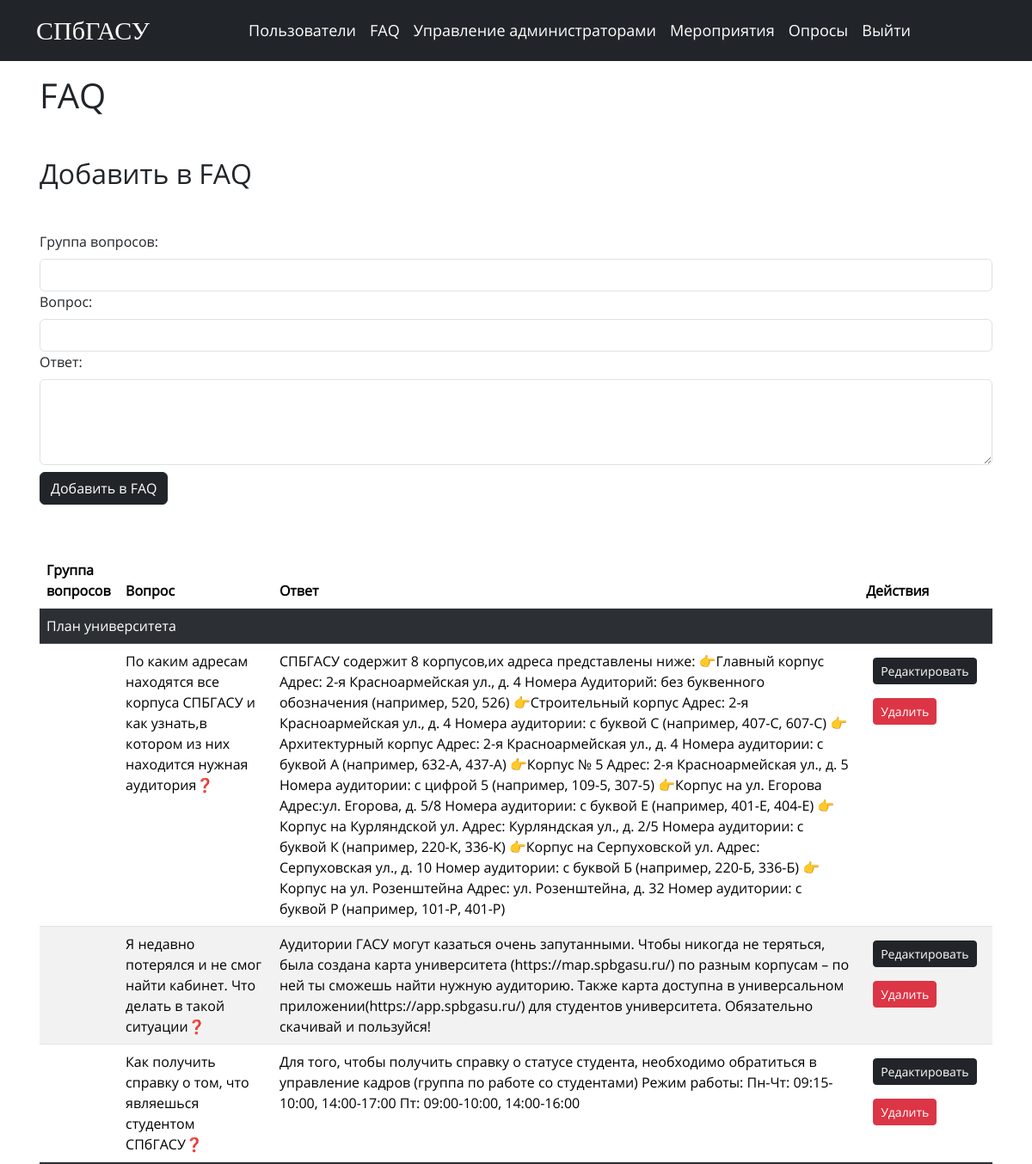
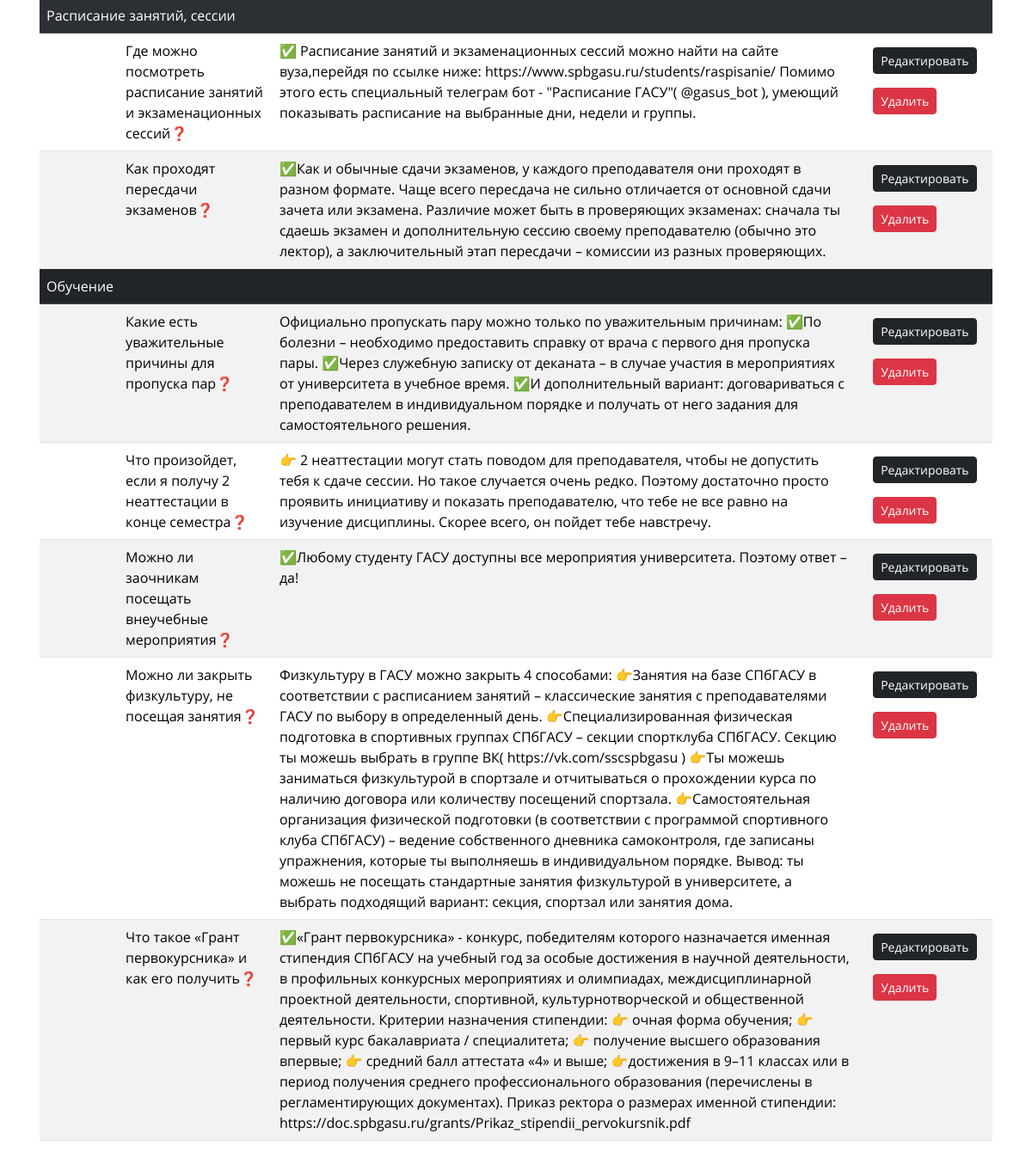
The page /faq on the database as committed earlier (2 pictures, top to bottom).
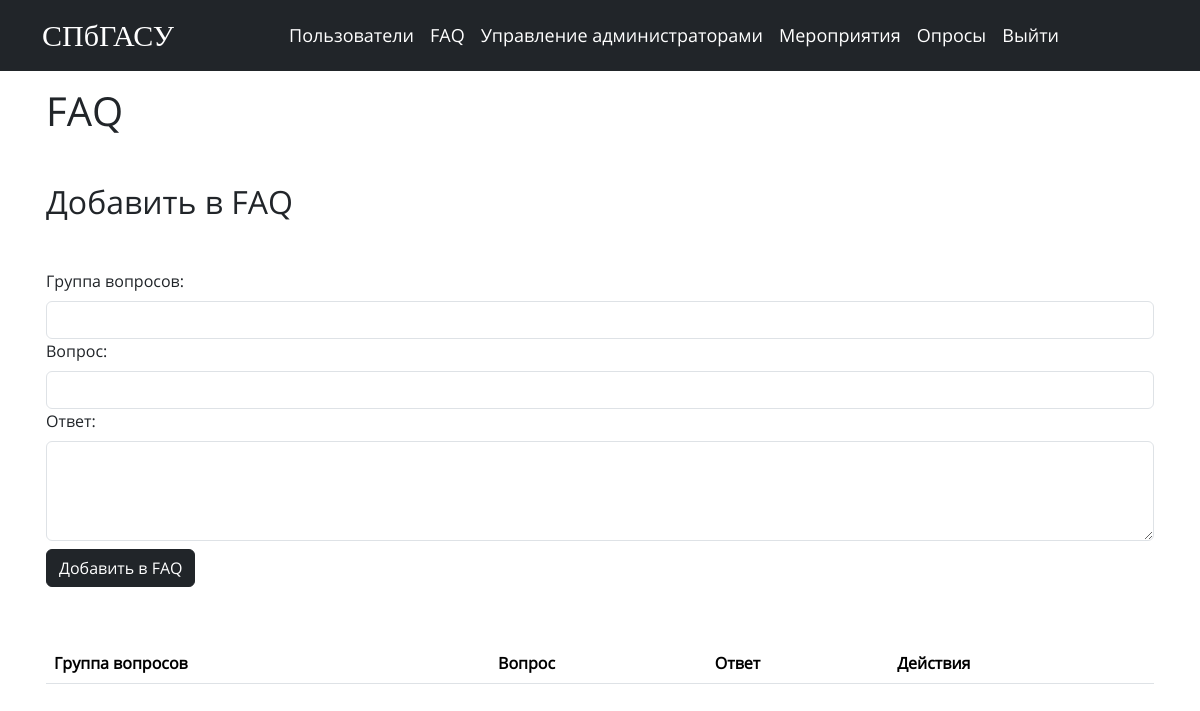
The same page on the database as committed later.
### tables this page shows
CREATE TABLE faq
                 (id INTEGER PRIMARY KEY, question_group TEXT, question TEXT, answer TEXT);

### web/index.py (the view)
@app.route('/faq', methods=['GET', 'POST'])
@auth.login_required
def faq():
    if request.method == 'POST':
        question_group = request.form['question_group']
        question = request.form['question']
        answer = request.form['answer']
        add_faq(question_group, question, answer)
        return redirect(url_for('faq'))
    faq_list = get_faq()
    full_list = get_faq(id=-1)
    print(full_list)
    l = dict()
    for i in full_list:
        l[i[2]]=i[0]
    return render_template('faq.html', faq=faq_list, flist=l)

### web/templates/faq.html (shortened to what this page needs)
<!DOCTYPE html>
<html>
<head>
    <link href="https://cdn.jsdelivr.net/npm/bootstrap@5.3.3/dist/css/bootstrap.min.css" rel="stylesheet"
>
    <link rel="stylesheet" href="{{ url_for('static', filename='styles.css') }}">
</head>
<body>
    {% include 'header.html' %}
    <div class="p-3 container">
        <h1>FAQ</h1>
        <h2 class="my-5">Добавить в FAQ</h2>
        <form method="POST" onsubmit="return validateForm()" >
            <div class="form-group">
                <label class="form-label" for="question_group">Группа вопросов:</label>
                <input class="form-control" type="text" id="question_group" name="question_group" required>
            </div>
            <div class="form-group">
                <label class="form-label" for="question">Вопрос:</label>
                <input class="form-control" type="text" id="question" name="question" required>
            </div>
            <div class="form-group">
                <label class="form-label" for="answer">Ответ:</label>
                <textarea style="height:100px;" class="form-control" id="answer" name="answer" required></textarea>
            </div>
            <button class="btn btn-dark my-2" type="submit">Добавить в FAQ</button>
        </form>
        <div class="table-responsive-md my-5">
            <table class="table table-striped table-hover">
                <thead>
                    <tr>
                        <th>Группа вопросов</th>
                        <th>Вопрос</th>
                        <th>Ответ</th>
                        <th>Действия</th>
                    </tr>
                </thead>
                <tbody>
                    {% for group, questions in faq.items() %}
                    <tr class="table-dark">
                        <td colspan="4">{{ group }}</td>
                    </tr>
                    {% for question, answer in questions.items() %}
                    <tr>
                        <td></td>
                        <td>{{ question }}</td>
                        <td>{{ answer }}</td>
                        <td>
                            <a href="{{ url_for('editfaq', id=flist[question], question_group=group, question=question, answer=answer) }}" class="btn btn-dark btn-sm m-2">Редактировать</a>
                            <a href="{{ url_for('deletefaq',  question_group=group, question=question, answer=answer) }}" class="btn btn-danger btn-sm m-2">Удалить</a>
                        </td>
                    </tr>
                    {% endfor %}
                    {% endfor %}
                </tbody>
            </table>
        </div>
    </div>
</body>
</html>

Rows that differ between the two databases and show on the page:
removed faq: question_group "План университета", question "По каким адресам находятся все корпуса СПБГАСУ и как узнать,в котором из них находится нужная аудитория❓", answer "СПБГАСУ содержит 8 корпусов,их адреса представлены ниже: 👉Главный корпус Адрес: 2-я Красноармейская ул., д. 4 Номера Аудиторий: без буквенного обозначения (например, 520, 526) 👉Строительный корпус Адрес: 2-я Красноармейская ул., д. 4 Номера аудитории: с буквой С (например, 407-С, 607-С) 👉Архитектурный корпус Адрес: 2-я Красноармейская ул., д. 4 Номера аудитории: с буквой А (например, 632-А, 437-А) 👉Корпус № 5 Адрес: 2-я Красноармейская ул., д. 5 Номера аудитории: с цифрой 5 (например, 109-5, 307-5) 👉Корпус на ул. Егорова Адрес:ул. Егорова, д. 5/8 Номера аудитории: с буквой Е (например, 401-Е, 404-Е) 👉Корпус на Курляндской ул. Адрес: Курляндская ул., д. 2/5 Номера аудитории: с буквой К…"
removed faq: question "Я недавно потерялся и не смог найти кабинет. Что делать в такой ситуации❓", answer "Аудитории ГАСУ могут казаться очень запутанными. Чтобы никогда не теряться, была создана карта университета (https://map.spbgasu.ru/) по разным корпусам – по ней ты сможешь найти нужную аудиторию. Также карта доступна в универсальном приложении(https://app.spbgasu.ru/) для студентов университета. Обязательно скачивай и пользуйся!", shown under "План университета"
removed faq: question "Как получить справку о том, что являешься студентом СПбГАСУ❓", answer "Для того, чтобы получить справку о статусе студента, необходимо обратиться в управление кадров (группа по работе со студентами) Режим работы: Пн-Чт: 09:15-10:00, 14:00-17:00 Пт: 09:00-10:00, 14:00-16:00", shown under "План университета"
removed faq: question_group "Расписание занятий, сессии", question "Где можно посмотреть расписание занятий и экзаменационных сессий❓", answer "✅ Расписание занятий и экзаменационных сессий можно найти на сайте вуза,перейдя по ссылке ниже: https://www.spbgasu.ru/students/raspisanie/ Помимо этого есть специальный телеграм бот - \"Расписание ГАСУ\"( @gasus_bot ), умеющий показывать расписание на выбранные дни, недели и группы."
removed faq: question "Как проходят пересдачи экзаменов❓", answer "✅Как и обычные сдачи экзаменов, у каждого преподавателя они проходят в разном формате. Чаще всего пересдача не сильно отличается от основной сдачи зачета или экзамена. Различие может быть в проверяющих экзаменах: сначала ты сдаешь экзамен и дополнительную сессию своему преподавателю (обычно это лектор), а заключительный этап пересдачи – комиссии из разных проверяющих.", shown under "Расписание занятий, сессии"
removed faq: question_group "Обучение", question "Какие есть уважительные причины для пропуска пар❓", answer "Официально пропускать пару можно только по уважительным причинам: ✅По болезни – необходимо предоставить справку от врача с первого дня пропуска пары. ✅Через служебную записку от деканата – в случае участия в мероприятиях от университета в учебное время. ✅И дополнительный вариант: договариваться с преподавателем в индивидуальном порядке и получать от него задания для самостоятельного решения."
removed faq: question "Что произойдет, если я получу 2 неаттестации в конце семестра❓", answer "👉 2 неаттестации могут стать поводом для преподавателя, чтобы не допустить тебя к сдаче сессии. Но такое случается очень редко. Поэтому достаточно просто проявить инициативу и показать преподавателю, что тебе не все равно на изучение дисциплины. Скорее всего, он пойдет тебе навстречу.", shown under "Обучение"
removed faq: question "Можно ли заочникам посещать внеучебные мероприятия❓", answer "✅Любому студенту ГАСУ доступны все мероприятия университета. Поэтому ответ – да!", shown under "Обучение"
removed faq: question "Можно ли закрыть физкультуру, не посещая занятия❓", answer "Физкультуру в ГАСУ можно закрыть 4 способами: 👉Занятия на базе СПбГАСУ в соответствии с расписанием занятий – классические занятия с преподавателями ГАСУ по выбору в определенный день. 👉Специализированная физическая подготовка в спортивных группах СПбГАСУ – секции спортклуба СПбГАСУ. Секцию ты можешь выбрать в группе ВК( https://vk.com/sscspbgasu ) 👉Ты можешь заниматься физкультурой в спортзале и отчитываться о прохождении курса по наличию договора или количеству посещений спортзала. 👉Самостоятельная организация физической подготовки (в соответствии с программой спортивного клуба СПбГАСУ) – ведение собственного дневника самоконтроля, где записаны упражнения, которые ты выполняешь в…", shown under "Обучение"
removed faq: question "Что такое «Грант первокурсника» и как его получить❓", answer "✅«Грант первокурсника» - конкурс, победителям которого назначается именная стипендия СПбГАСУ на учебный год за особые достижения в научной деятельности, в профильных конкурсных мероприятиях и олимпиадах, междисциплинарной проектной деятельности, спортивной, культурнотворческой и общественной деятельности. Критерии назначения стипендии: 👉 очная форма обучения; 👉 первый курс бакалавриата / специалитета; 👉 получение высшего образования впервые; 👉 средний балл аттестата «4» и выше; 👉достижения в 9–11 классах или в период получения среднего профессионального образования (перечислены в регламентирующих документах). Приказ ректора о размерах именной стипендии:…", shown under "Обучение"
